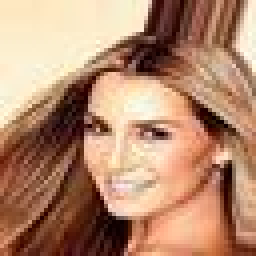
#> input picture 课程训练/adaboost_4_6/data/faces/000001.jpg, 64 x 64 px (shown 4 times larger); its folder holds only this picture in this run
$ python pre_processing.py
#> lines starting #> are read from the running program, lines starting #| are printed output that depends on the picture
### 课程训练/adaboost_4_6/model.py
import numpy as np
from skimage import feature


class DecisionTreeClassifierWithWeight:
    # 弱分类器模型
    # [24 lines left out: functions __init__, fit, not called in this run]

    def predict(self, X):
        feature_x = X[:, self.best_fea_id]
        return 2 * (feature_x >= self.best_thres) - 1 if self.best_op == 1 else 2 * (feature_x < self.best_thres) - 1
"""
    def score(self, X, y, sample_weight=None):
        y_pre = self.predict(X)
        if sample_weight is not None:
            return np.sum((y_pre == y) * sample_weight)
        return np.mean(y_pre == y)
"""

class LocalBinaryPatterns:
    # LBP模型
    def __init__(self, numPoints, radius):
        self.numPoints = numPoints
        self.radius = radius

    def describe(self, image, eps=1e-7):
        lbp = feature.local_binary_pattern(image, self.numPoints, self.radius, method="uniform")
        # hist = plt.hist(lbp.ravel())
        return lbp

### 课程训练/adaboost_4_6/pre_processing.py
"""
图片预处理,
分别提取两类图片的LBP特征并添加标签
将特征及标签存入txt文档中
"""
import os
import numpy as np
from PIL import Image
from model import LocalBinaryPatterns
import pandas as pd
import openpyxl


# 实例化一个LBP特征模型
desc = LocalBinaryPatterns(8, 2)


def getdata(path, label):
    """
    图像处理函数
    :param path: 训练文件地址
    :param label: 该组图像的标签
    :return: 图片LBP特征及对应的标签
    """
#> called with path = './data/faces', label = 1
    # 创建人脸数据存储列表和标签列表
    datas = list()
    # 提取图片路径信息
    imagepaths = [os.path.join(path, f) for f in os.listdir(path)]
    for imagepath in imagepaths:
        img = Image.open(imagepath).convert("L")  # 以灰度方式打开图片
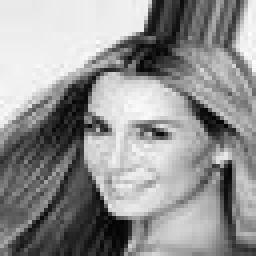
#> img: PIL image 64x64 L (shown 4 times larger); min 4, max 252, mean 146.9
        img = img.resize((24, 24))
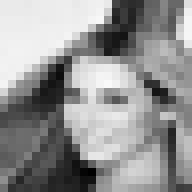
#> img: PIL image 24x24 L (shown 8 times larger); min 0, max 249, mean 146.9
        lbp = desc.describe(img).ravel()  # 获取图像的LBP特征并展平为一维数据
        # lbp = pd.DataFrame(lbp)  # 将ndarray格式转换为DataFrame
        # 使用字典存储lbp特征及标签
        data = {
            "label": label,
            "lbpdata": lbp,
        }
        datas.append(data)
    return datas


if __name__ == "__main__":
    datas = pd.DataFrame()
    ids = list()
    # 数据路径
    path1 = "./data/faces"
    path2 = "./data/things"
    # lbp特征及对应标签
#> (the run stopped early here; a loop or call above may not have finished)

$ run again, on 课程训练/adaboost_4_6/data/faces/000006.jpg
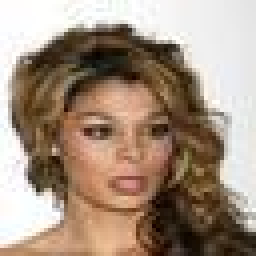
#> input picture 课程训练/adaboost_4_6/data/faces/000006.jpg, 64 x 64 px (shown 4 times larger)
#> in getdata, `img = Image.open(imagepath).convert("L")`:
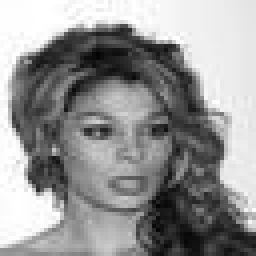
#> img: PIL image 64x64 L (shown 4 times larger); min 3, max 255, mean 148.5
#> in getdata, `img = img.resize((24, 24))`:
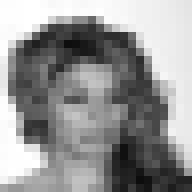
#> img: PIL image 24x24 L (shown 8 times larger); min 13, max 255, mean 148.6

$ run again, on 课程训练/adaboost_4_6/data/faces/000007.jpg
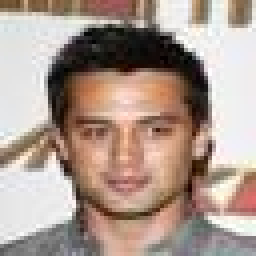
#> input picture 课程训练/adaboost_4_6/data/faces/000007.jpg, 64 x 64 px (shown 4 times larger)
#> in getdata, `img = Image.open(imagepath).convert("L")`:
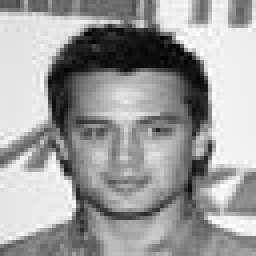
#> img: PIL image 64x64 L (shown 4 times larger); min 1, max 255, mean 157.6
#> in getdata, `img = img.resize((24, 24))`:
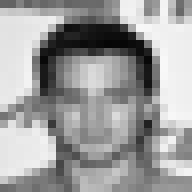
#> img: PIL image 24x24 L (shown 8 times larger); min 6, max 248, mean 157.6

$ run again, on 课程训练/adaboost_4_6/data/faces/000008.jpg
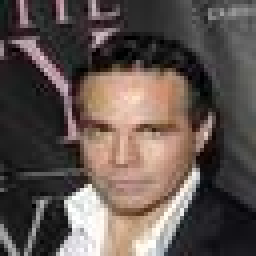
#> input picture 课程训练/adaboost_4_6/data/faces/000008.jpg, 64 x 64 px (shown 4 times larger)
#> in getdata, `img = Image.open(imagepath).convert("L")`:
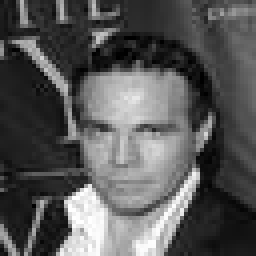
#> img: PIL image 64x64 L (shown 4 times larger); min 0, max 255, mean 87.3
#> in getdata, `img = img.resize((24, 24))`:
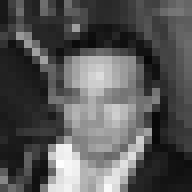
#> img: PIL image 24x24 L (shown 8 times larger); min 7, max 254, mean 87.3

$ run again, on 课程训练/adaboost_4_6/data/faces/000002.jpg
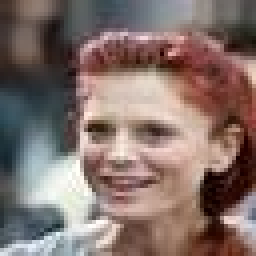
#> input picture 课程训练/adaboost_4_6/data/faces/000002.jpg, 64 x 64 px (shown 4 times larger)
#> in getdata, `img = Image.open(imagepath).convert("L")`:
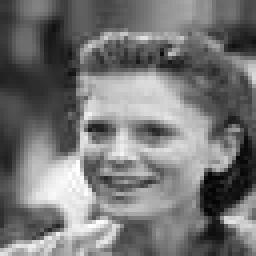
#> img: PIL image 64x64 L (shown 4 times larger); min 4, max 254, mean 117.9
#> in getdata, `img = img.resize((24, 24))`:
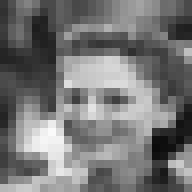
#> img: PIL image 24x24 L (shown 8 times larger); min 10, max 250, mean 117.9
